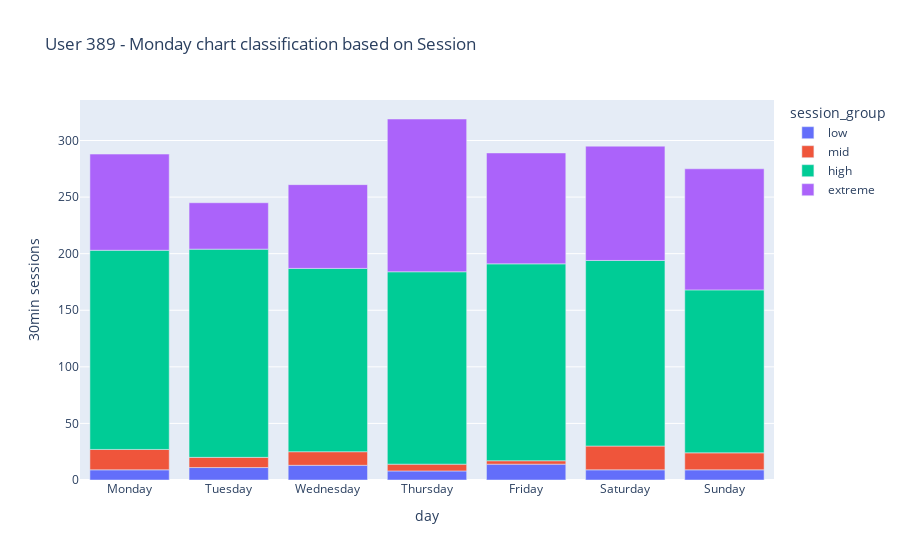

Notebook code for this chart:
### Code cell
df_session_daily = df_duration.groupby(['user_id', 'day', 'hour_period'])['duration_min'].count().reset_index(name='30min sessions')
quantiles = df_session_daily['30min sessions'].quantile([.33, .66, .98, 1])


#labeling of groups
df_session_daily['session_group'] = 'extreme'
df_session_daily['session_group'][df_session_daily['30min sessions'] <= quantiles[.98]] = 'high'
df_session_daily['session_group'][df_session_daily['30min sessions'] <= quantiles[.66]] = 'mid'
df_session_daily['session_group'][df_session_daily['30min sessions'] <= quantiles[.33]] = 'low'
# df_session_daily[df_session_daily['user_id'] == 389].groupby(['day', 'session_group'])['30min sessions'].count().reset_index(name='Daily Sessions').head(10)

bar_chart_sessions_389 = df_session_daily[(df_session_daily['user_id'] == 389)] # & (df_session_daily['day'] == 'Monday')

import plotly.express as px

# long_df = px.data.medals_long()

test2 = bar_chart_sessions_389.groupby(['day', 'session_group']).sum().reset_index()


fig = px.bar(test2, x='day', y="30min sessions", color="session_group", category_orders={'day': days, 'session_group':['low', 'mid', 'high', 'extreme']}, title=f"User 389 - Monday chart classification based on Session")
#fig.update_xaxes(categoryorder='category ascending')
fig.show()

### Figure 1 — Plotly figure (JSON) as saved in the notebook; plotly's stock layout.template omitted (floating-point values rounded to 4 significant figures)
{"data": [{"alignmentgroup": "True", "hovertemplate": "session_group=low<br>day=%{x}<br>30min sessions=%{y}<extra></extra>", "legendgroup": "low", "marker": {"color": "#636efa", "pattern": {"shape": ""}}, "name": "low", "offsetgroup": "low", "orientation": "v", "showlegend": true, "textposition": "auto", "type": "bar", "x": ["Friday", "Monday", "Saturday", "Sunday", "Thursday", "Tuesday", "Wednesday"], "xaxis": "x", "y": [14, 9, 9, 9, 8, 11, 13], "yaxis": "y"}, {"alignmentgroup": "True", "hovertemplate": "session_group=mid<br>day=%{x}<br>30min sessions=%{y}<extra></extra>", "legendgroup": "mid", "marker": {"color": "#EF553B", "pattern": {"shape": ""}}, "name": "mid", "offsetgroup": "mid", "orientation": "v", "showlegend": true, "textposition": "auto", "type": "bar", "x": ["Friday", "Monday", "Saturday", "Sunday", "Thursday", "Tuesday", "Wednesday"], "xaxis": "x", "y": [3, 18, 21, 15, 6, 9, 12], "yaxis": "y"}, {"alignmentgroup": "True", "hovertemplate": "session_group=high<br>day=%{x}<br>30min sessions=%{y}<extra></extra>", "legendgroup": "high", "marker": {"color": "#00cc96", "pattern": {"shape": ""}}, "name": "high", "offsetgroup": "high", "orientation": "v", "showlegend": true, "textposition": "auto", "type": "bar", "x": ["Friday", "Monday", "Saturday", "Sunday", "Thursday", "Tuesday", "Wednesday"], "xaxis": "x", "y": [174, 176, 164, 144, 170, 184, 162], "yaxis": "y"}, {"alignmentgroup": "True", "hovertemplate": "session_group=extreme<br>day=%{x}<br>30min sessions=%{y}<extra></extra>", "legendgroup": "extreme", "marker": {"color": "#ab63fa", "pattern": {"shape": ""}}, "name": "extreme", "offsetgroup": "extreme", "orientation": "v", "showlegend": true, "textposition": "auto", "type": "bar", "x": ["Friday", "Monday", "Saturday", "Sunday", "Thursday", "Tuesday", "Wednesday"], "xaxis": "x", "y": [98, 85, 101, 107, 135, 41, 74], "yaxis": "y"}], "layout": {"barmode": "relative", "legend": {"title": {"text": "session_group"}, "tracegroupgap": 0}, "title": {"text": "User 389 - Monday chart classification based on Session"}, "xaxis": {"anchor": "y", "categoryarray": ["Monday", "Tuesday", "Wednesday", "Thursday", "Friday", "Saturday", "Sunday"], "categoryorder": "array", "domain": [0, 1], "title": {"text": "day"}}, "yaxis": {"anchor": "x", "domain": [0, 1], "title": {"text": "30min sessions"}}}}
